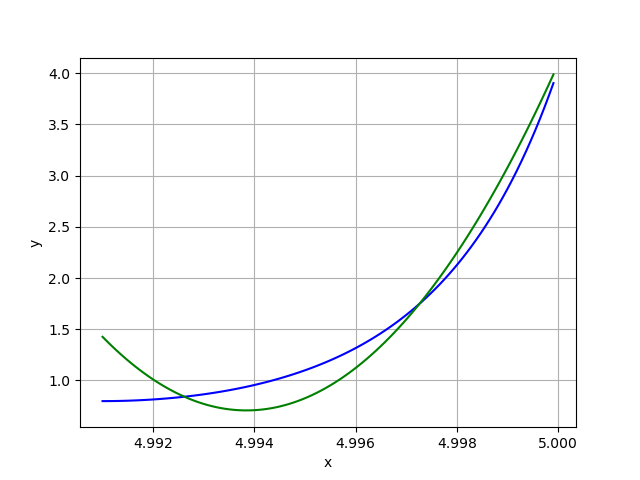

Write Python code to recreate this figure.
import numpy as np
import matplotlib.pyplot as plt
from utils import solve_func

def eliminacao_gauss(m):
    for i in range(0, m.shape[0]-1):
        sub = m[i+1:, i] / m[i][i]
        for j in range(i, m.shape[0]-1):
            m[j+1, :] = m[j+1, :] - sub[j-i]*m[i, :]

    x = []
    for i in range(m.shape[0]-1, -1, -1):
        x.append((m[i][-1] - np.sum(m[i, i+1:-1])) / m[i][i])
        m[:, i] *= x[-1]

    return np.flip(x)

def quadratura_gauss(funcao, a, b, pontos):
    clist = [[1, 1], 
            [0.5555556, 0.8888889, 0.5555556],
            [0.3478548, 0.6521452, 0.6521452, 0.3478548],
            [0.2369269, 0.4786287, 0.5688889, 0.4786287, 0.2369269],
            [0.1713245, 0.3607616, 0.4679139, 0.4679139, 0.3607616, 0.1713245]]
    xlist = [[-1/3**0.5, 1/3**0.5],
            [-0.774596669, 0, 0.774596669],
            [-0.861136312, -0.339981044, 0.339981044, 0.861136312],
            [-0.906179846, -0.538469310, 0, 0.538469310, 0.906179846],
            [-0.932469514, -0.661209386, -0.238619186, 0.238619186, 0.661209386, 0.932469514]]

    # garantir a < b
    if a > b:
        a, b = b, a

    cte = (b+a)/2
    x = (b-a)/2
    dx = (b-a)/2

    funcao = funcao.replace("x", "("+str(cte)+"+"+str(x)+"*x)")
    funcao = "("+funcao+")*"+str(dx)

    for i in range(pontos):
        xlist[pontos-2][i] = solve_func(xlist[pontos-2][i], funcao)

    i = np.sum(np.asarray(clist[pontos-2])*np.asarray(xlist[pontos-2]))

    return i

def continuo(funcao, a, b, grau):
    # garantir a < b
    if a > b:
        a, b = b, a

    matriz = np.zeros((grau+1, grau+2))
    e = 1
    for i in range(grau+1):
        for j in range(grau+1):
            exp = e+j
            matriz[i][j]=b**exp/exp-a**exp/exp
        e += 1

    # print(matriz)
    # Como calcular a integral definida?
    f = []
    for i in range(0, grau+1):
        f.append("("+funcao+")*x^"+str(i))

    # print(f)

    for i in range(len(f)):
        f[i] = quadratura_gauss(f[i], a, b, 6)
        matriz[i][-1] = f[i]

    # print(matriz)

    a = eliminacao_gauss(matriz)
    # Testar o resultado final
    # print(a)
    return a

def mostrar_grafico(funcao, a, i, f):
    # Data for plotting
    h_grafico = abs(i-f)/100
    x = np.arange(i, f, h_grafico)
    y1 = np.zeros_like(x)
    for i in range(x.shape[0]):
        y1[i] = solve_func(x[i], funcao)

    # Data for plotting
    y2 = np.zeros_like(x)
    for i in range(x.shape[0]):
        aux = 0
        for j in range(a.shape[0]):
            aux += a[j]*x[i]**(j)
        y2[i] = aux

    fig, ax = plt.subplots()
    ax.plot(x, y1, color='b')
    ax.plot(x, y2, color='g')

    ax.set(xlabel='x', ylabel='y')
    ax.grid()

    fig.savefig("continuo.png")
    plt.show()

def predicao(a, x):
    y = 0
    for j in range(a.shape[0]):
        y += a[j]*x**(j)
    return y

def main():
    input_file = open('input.txt', 'r')
    output_file = open('output.txt', 'w')
    predict = False
    for l in input_file:
        if l == 'inferencia\n':
            predict = True
            continue
        if predict:
            l = l.split()
            l = [float(i) for i in l]
            p = l
        else:
            l = l.split()
            funcao = l[0]
            a = float(l[1])
            b = float(l[2])
            grau = int(l[3])
    
    if predict:
        p = np.asarray(p)
        y = predicao(p[:-1], p[-1])
        output_file.write(str(y))
    else:
        p = continuo(funcao, a, b, grau)

        for i in range(p.shape[0]):
            output_file.write("a"+str(i)+" = "+str(p[i])+"\n")
        
        mostrar_grafico(funcao, p, a, b)

    input_file.close()
    output_file.close()

main()